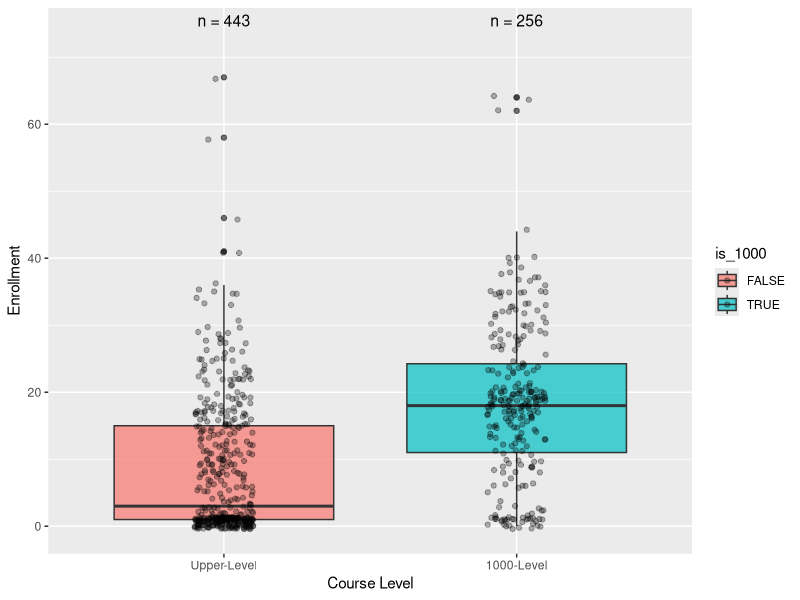

Write the R code that produced this figure.
library(tidyverse)

data <- read.csv("../data/canvas data fall 2024.csv")

data <- data %>%
  mutate(
    course_number = map_chr(strsplit(name, " - "), ~ .x[2]),  
    course_number = str_extract(course_number, "\\d+"),       
    is_1000 = str_starts(course_number, "1")
  ) %>%
  filter(!is.na(is_1000)) 

summary_stats <- data %>%
  group_by(is_1000) %>%
  summarize(Median = median(enrollment), Mean = mean(enrollment))

course_counts <- data %>%
  count(is_1000)

# Create the plot
ggplot(data, aes(x = is_1000, y = enrollment, fill = is_1000)) +
  geom_boxplot(alpha = 0.7) +
  geom_jitter(width = 0.1, alpha = 0.3) +  # Show individual points
  scale_x_discrete(labels = c("Upper-Level", "1000-Level")) +  # Clearer labels
  labs(
    x = "Course Level", 
    y = "Enrollment"
  ) +
  geom_text(
    data = course_counts,
    aes(x = is_1000, y = max(data$enrollment) * 1.1, label = paste("n =", n)),
    vjust = -0.5, size = 4, color = "black"
  )
  theme_minimal()



# Add a statistical test (e.g., Wilcoxon rank test)
wilcox.test(enrollment ~ is_1000, data = data) %>%
  broom::tidy() %>%
  knitr::kable(caption = "P-value < 0.05 confirms significant difference.")

# Count the number of courses by is_1000
course_counts <- data %>%
  count(is_1000)


total_enrollment <- data %>%
  group_by(is_1000) %>%
  summarize(Total_Enrollment = sum(enrollment))

# Print the result
print(total_enrollment)